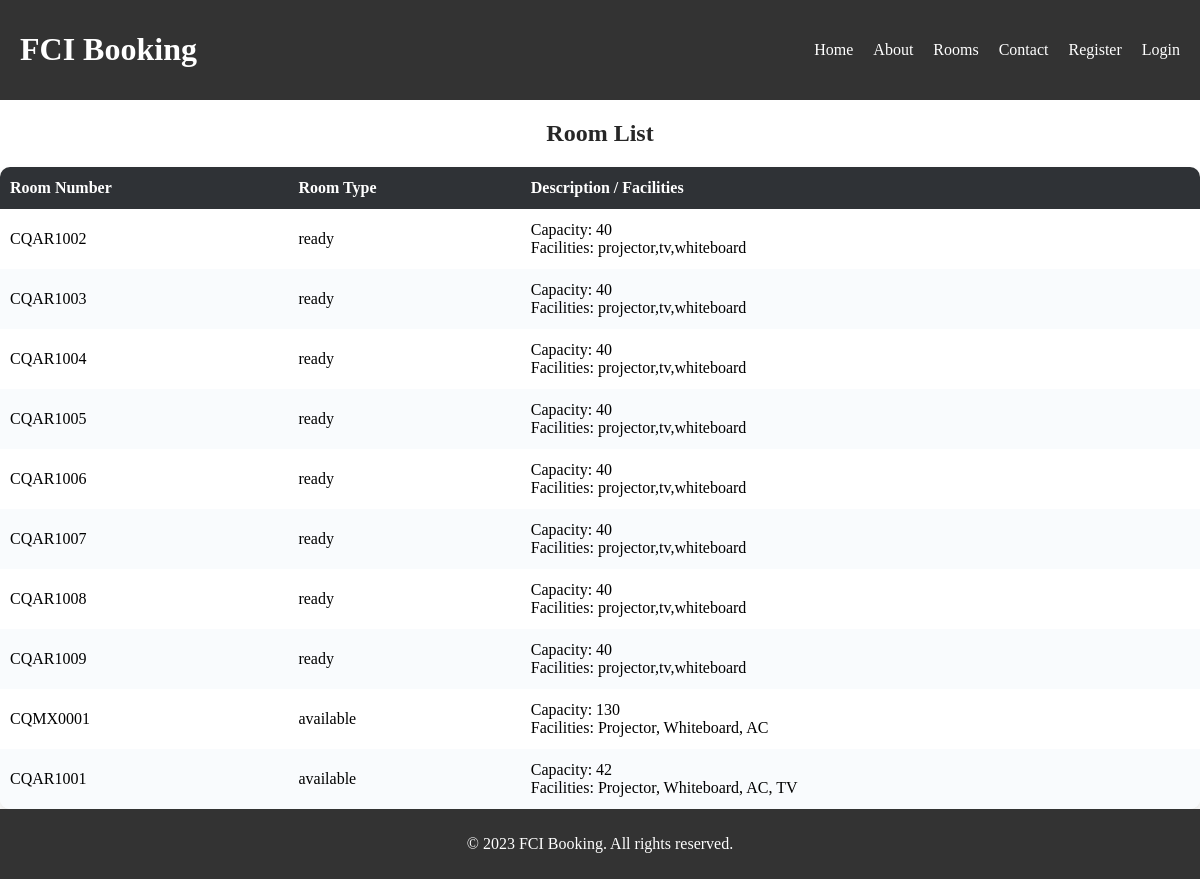
Screenshot of /rooms with the database file from the repository.
### tables this page shows
CREATE TABLE rooms(
            id INTEGER PRIMARY KEY AUTOINCREMENT,
            room_number TEXT,
            room_capacity TEXT,
            room_facilities TEXT,
            room_status TEXT
         );

### app.py (the view)
@app.route('/rooms', methods=['GET'])
def rooms():
    conn = sqlite3.connect("booking_database.db")
    cursor = conn.cursor()
    cursor.execute("SELECT room_number, room_capacity, room_facilities, room_status FROM rooms")
    rooms = cursor.fetchall()
    conn.close()
    return render_template('rooms.html', rooms=rooms)

### templates/rooms.html (shortened to what this page needs)
<html>
<head>
    <link rel="stylesheet" href="../static/css/style.room.css">
</head>
<body>
    <header>
        <h1>FCI Booking</h1>
        <nav>
            <ul>
                <li><a href="/index">Home</a></li>
                <li><a href="/about">About</a></li>
                <li><a href="/rooms">Rooms</a></li>
                <li><a href="/contacts">Contact</a></li>
                 <li><a href="/register">Register</a></li>
                {% if session.username %}
                    <li><a href="/logout">Logout</a></li>
                {% else %}
                    <li><a href="/login">Login</a></li>
                {% endif %}
            </ul>
        </nav>
    </header>
    <h2>Room List</h2>
<table>
  <thead>
    <tr>
      <th>Room Number</th>
      <th>Room Type</th>
      <th>Description / Facilities</th>
    </tr>
  </thead>
  <tbody>
    {% for room in rooms %}
    <tr>
      <td>{{ room[0] }}</td>
      <td>{{ room[3] }}</td>
      <td>
        Capacity: {{ room[1] }}<br>
        Facilities: {{ room[2] }}
      </td>
    </tr>
    {% endfor %}
  </tbody>
</table>
<footer>
    <p>&copy; 2023 FCI Booking. All rights reserved.</p>
</footer>
</body>
</html>

### static/css/style.room.css (style rules this page uses)
body { font-family: 'Times New Roman', Times, serif; margin: 0; padding: 0; }
header { background-color: #333; color: white; padding: 10px 20px; display: flex; justify-content: space-between; align-items: center; }
nav ul { list-style: none; display: flex; gap: 20px; }
nav a { color: white; text-decoration: none; }
h1 { font-family: 'Times New Roman', Times, serif; text-align: center; color: white; }
h2 { font-family: 'Times New Roman', Times, serif; text-align: center; color: #272727; }
table { border-collapse: collapse; width: 100%; background: white; border-radius: 10px; box-shadow: 0 5px 10px rgba(0,0,0,0.1); overflow: hidden; }
thead { background-color: #2f3236; color: white; }
th, td { padding: 12px 10px; text-align: left; font-size: 1rem; }
tbody tr:nth-child(even) { background-color: #f9fbfd; }
footer { background-color: #333; color: white; text-align: center; padding: 10px 0; position: relative; bottom: 0; width: 100%; }

### rows the page displays
rooms: room_number "CQAR1002", room_status "ready", room_capacity "40", room_facilities "projector,tv,whiteboard"
rooms: room_number "CQAR1003", room_status "ready", room_capacity "40", room_facilities "projector,tv,whiteboard"
rooms: room_number "CQAR1004", room_status "ready", room_capacity "40", room_facilities "projector,tv,whiteboard"
rooms: room_number "CQAR1005", room_status "ready", room_capacity "40", room_facilities "projector,tv,whiteboard"
rooms: room_number "CQAR1006", room_status "ready", room_capacity "40", room_facilities "projector,tv,whiteboard"
rooms: room_number "CQAR1007", room_status "ready", room_capacity "40", room_facilities "projector,tv,whiteboard"
rooms: room_number "CQAR1008", room_status "ready", room_capacity "40", room_facilities "projector,tv,whiteboard"
rooms: room_number "CQAR1009", room_status "ready", room_capacity "40", room_facilities "projector,tv,whiteboard"
rooms: room_number "CQMX0001", room_status "available", room_capacity "130", room_facilities "Projector, Whiteboard, AC"
rooms: room_number "CQAR1001", room_status "available", room_capacity "42", room_facilities "Projector, Whiteboard, AC, TV"
